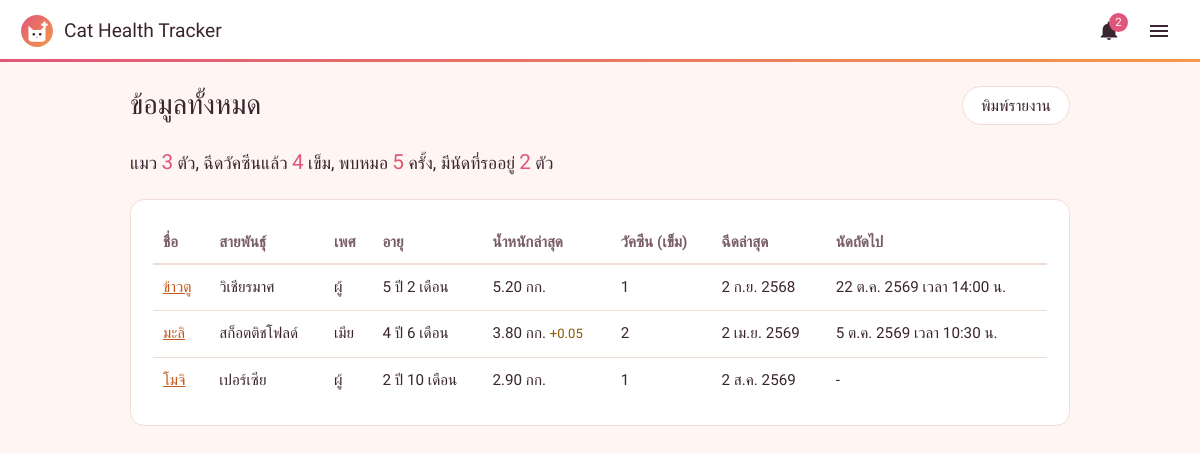
/report.php (signed in), run on the app's committed database.
### tables this page shows
CREATE TABLE IF NOT EXISTS cats (
  cat_id     INT AUTO_INCREMENT PRIMARY KEY,
  user_id    INT NOT NULL,                        
  cat_name   VARCHAR(100) NOT NULL,
  breed      VARCHAR(100),
  birth_date DATE,
  gender     ENUM('ผู้','เมีย') NOT NULL,
  owner_name VARCHAR(100),
  photo      VARCHAR(255),                        
  created_at TIMESTAMP DEFAULT CURRENT_TIMESTAMP,
  FOREIGN KEY (user_id) REFERENCES users(user_id) ON DELETE CASCADE
);

### config.php (called while the page is built, shortened)
<?php
function e($text) {
    return htmlspecialchars((string)$text, ENT_QUOTES, 'UTF-8');
}
function thai_date($date, $with_time = false) {
    if (!$date) return '-';
    $months = ['', 'ม.ค.', 'ก.พ.', 'มี.ค.', 'เม.ย.', 'พ.ค.', 'มิ.ย.',
               'ก.ค.', 'ส.ค.', 'ก.ย.', 'ต.ค.', 'พ.ย.', 'ธ.ค.'];
    $t = strtotime($date);
    $out = date('j', $t) . ' ' . $months[(int)date('n', $t)] . ' ' . (date('Y', $t) + 543);
    if ($with_time && date('H:i', $t) !== '00:00') {
        $out .= ' เวลา ' . date('H:i', $t) . ' น.';
    }
    return $out;
}
function cat_age($birth_date) {
    $diff = (new DateTime($birth_date))->diff(new DateTime());
    if ($diff->y > 0) return $diff->y . ' ปี ' . $diff->m . ' เดือน';
    return $diff->m . ' เดือน';
}

### report.php (the view, shortened to what this page needs)
<?php
require 'config.php';
$uid = $_SESSION['user_id'];
$sql = "SELECT c.cat_id, c.cat_name, c.breed, c.gender, c.birth_date,
          (SELECT COUNT(*) FROM vaccinations v WHERE v.cat_id = c.cat_id) AS vaccine_count,
          (SELECT MAX(vaccine_date) FROM vaccinations v WHERE v.cat_id = c.cat_id) AS last_vaccine,
          (SELECT COUNT(*) FROM health_records h WHERE h.cat_id = c.cat_id AND h.appointment_reason IS NOT NULL) AS visit_count,
          (SELECT weight_kg FROM health_records h WHERE h.cat_id = c.cat_id AND h.weight_kg IS NOT NULL
             ORDER BY record_date DESC, record_id DESC LIMIT 1) AS last_weight,
          (SELECT weight_kg FROM health_records h WHERE h.cat_id = c.cat_id AND h.weight_kg IS NOT NULL
             ORDER BY record_date DESC, record_id DESC LIMIT 1 OFFSET 1) AS prev_weight,
          (SELECT MIN(next_appointment_date) FROM health_records h
             WHERE h.cat_id = c.cat_id AND DATE(h.next_appointment_date) >= CURDATE()) AS next_appt
        FROM cats c WHERE c.user_id = ? ORDER BY c.cat_name";
$stmt = $pdo->prepare($sql);
$stmt->execute([$uid]);
$rows = $stmt->fetchAll();
$totals = [
    'cats'     => count($rows),
    'vaccines' => array_sum(array_column($rows, 'vaccine_count')),
    'visits'   => array_sum(array_column($rows, 'visit_count')),
    'appts'    => count(array_filter($rows, fn($r) => $r['next_appt'])),
];
require 'includes/header.php';
?>
<div class="page-head">
  <h1>ข้อมูลทั้งหมด</h1>
  <button class="btn btn-ghost no-print" type="button" onclick="window.print()">พิมพ์รายงาน</button>
</div>
<p class="summary-line">
  แมว <strong><?= $totals['cats'] ?></strong> ตัว,
  ฉีดวัคซีนแล้ว <strong><?= $totals['vaccines'] ?></strong> เข็ม,
  พบหมอ <strong><?= $totals['visits'] ?></strong> ครั้ง,
  มีนัดที่รออยู่ <strong><?= $totals['appts'] ?></strong> ตัว
</p>
<?php if (!$rows): ?>
  <p class="muted">ยังไม่มีข้อมูล <a href="cat_form.php">เพิ่มแมวตัวแรก</a></p>
<?php else: ?>
  <div class="table-wrap panel">
    <table>
      <thead>
        <tr>
          <th>ชื่อ</th><th>สายพันธุ์</th><th>เพศ</th><th>อายุ</th>
          <th>น้ำหนักล่าสุด</th><th>วัคซีน (เข็ม)</th><th>ฉีดล่าสุด</th><th>นัดถัดไป</th>
        </tr>
      </thead>
      <tbody>
      <?php foreach ($rows as $r):
        $trend = '';
        if ($r['last_weight'] !== null && $r['prev_weight'] !== null) {
            $diff = round($r['last_weight'] - $r['prev_weight'], 2);
            if ($diff > 0) $trend = '<span class="trend up">+' . $diff . '</span>';
            elseif ($diff < 0) $trend = '<span class="trend down">' . $diff . '</span>';
        }
      ?>
        <tr>
          <td><a href="cat_detail.php?id=<?= $r['cat_id'] ?>"><?= e($r['cat_name']) ?></a></td>
          <td><?= e($r['breed'] ?: '-') ?></td>
          <td><?= e($r['gender']) ?></td>
          <td><?= e(cat_age($r['birth_date'])) ?></td>
          <td><?= $r['last_weight'] !== null ? e($r['last_weight']) . ' กก. ' . $trend : '-' ?></td>
          <td><?= (int)$r['vaccine_count'] ?></td>
          <td><?= e(thai_date($r['last_vaccine'])) ?></td>
          <td><?= e(thai_date($r['next_appt'], true)) ?></td>
        </tr>
      <?php endforeach; ?>
      </tbody>
    </table>
  </div>
<?php endif; ?>
<?php require 'includes/footer.php'; ?>

### assets/style.css (style rules this page uses)
:root { --ink: #3A2430; --ink-soft: #7A5E68; --bg: #FFF6F3; --surface: #FFFFFF; --line: #F3DCD6; --magenta: #E0567A; --magenta-dark: #C23E62; --magenta-soft: #FDE6EC; --teal: #C2571D; --teal-soft: #FEECDD; --amber: #8A5A00; --amber-soft: #FFF2C7; --red: #B8322A; --red-soft: #FBE1DE; --gradient: linear-gradient(90deg, #E0567A, #F2994A); --font-head: "Mitr", "Sarabun", system-ui, sans-serif; --font-body: "Sarabun", "Tahoma", system-ui, sans-serif; --radius: 14px; }
*, *::before, *::after { box-sizing: border-box; }
body { margin: 0; font-family: var(--font-body); font-size: 17px; line-height: 1.65; color: var(--ink); background: var(--bg); }
h1, h2, h3 { font-family: var(--font-head); font-weight: 500; line-height: 1.3; margin: 0; }
h1 { font-size: 1.75rem; }
a { color: var(--teal); }
.btn { display: inline-flex; align-items: center; justify-content: center; gap: 6px; padding: 9px 18px; border-radius: 999px; border: 1.5px solid transparent; font: 500 0.98rem var(--font-head); text-decoration: none; cursor: pointer; transition: background-color 0.15s; }
.btn-ghost { background: var(--surface); color: var(--ink); border-color: var(--line); }
.page-head { display: flex; align-items: center; justify-content: space-between; gap: 12px; margin-bottom: 20px; }
.panel { background: var(--surface); border: 1.5px solid var(--line); border-radius: var(--radius); padding: 22px; margin-bottom: 24px; }
.table-wrap { overflow-x: auto; }
table { width: 100%; min-width: 600px; border-collapse: collapse; font-size: 0.95rem; }
th { text-align: left; font-weight: 600; color: var(--ink-soft); border-bottom: 2px solid var(--line); padding: 8px 10px; white-space: nowrap; }
td { border-bottom: 1px solid var(--line); padding: 10px; vertical-align: top; }
tr:last-child td { border-bottom: 0; }
.trend { font-size: 0.82rem; }
.trend.up { color: var(--amber); }
.summary-line { font-size: 1.1rem; margin: 0 0 20px; }
.summary-line strong { font-family: var(--font-head); font-weight: 500; color: var(--magenta); font-size: 1.3rem; }

### data on the page
cats: cat_name "ข้าวตู", breed "วิเชียรมาศ", gender "ผู้", birth_date "5 ปี 2 เดือน", last_weight "5.20", vaccine_count "1", last_vaccine "2 ก.ย. 2568", next_appt "22 ต.ค. 2569 เวลา 14:00 น."
cats: cat_name "มะลิ", breed "สก็อตติชโฟลด์", gender "เมีย", birth_date "4 ปี 6 เดือน", last_weight "3.80", diff "0.05", vaccine_count "2", last_vaccine "2 เม.ย. 2569", next_appt "5 ต.ค. 2569 เวลา 10:30 น."
cats: cat_name "โมจิ", breed "เปอร์เซีย", gender "ผู้", birth_date "2 ปี 10 เดือน", last_weight "2.90", vaccine_count "1", last_vaccine "2 ส.ค. 2569", next_appt "-"

### other printed values
$alert_count "2"
$totals['cats'] "3"
$totals['vaccines'] "4"
$totals['visits'] "5"
$totals['appts'] "2"
